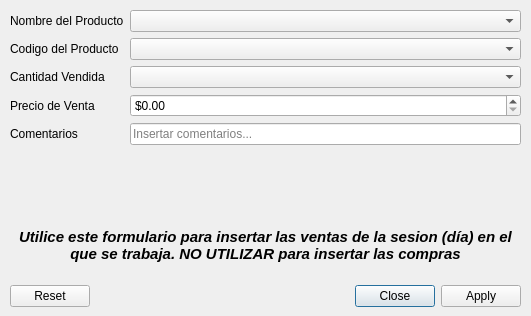
<?xml version="1.0" encoding="UTF-8"?>
<ui version="4.0">
 <class>Dialog_sales_form</class>
 <widget class="QDialog" name="Dialog_sales_form">
  <property name="windowModality">
   <enum>Qt::ApplicationModal</enum>
  </property>
  <property name="geometry">
   <rect>
    <x>0</x>
    <y>0</y>
    <width>531</width>
    <height>316</height>
   </rect>
  </property>
  <property name="windowTitle">
   <string>Formulario de Ventas</string>
  </property>
  <property name="windowIcon">
   <iconset>
    <normaloff>icon.png</normaloff>icon.png</iconset>
  </property>
  <property name="modal">
   <bool>false</bool>
  </property>
  <widget class="QDialogButtonBox" name="buttonBox">
   <property name="geometry">
    <rect>
     <x>10</x>
     <y>280</y>
     <width>511</width>
     <height>32</height>
    </rect>
   </property>
   <property name="orientation">
    <enum>Qt::Horizontal</enum>
   </property>
   <property name="standardButtons">
    <set>QDialogButtonBox::Apply|QDialogButtonBox::Close|QDialogButtonBox::Reset</set>
   </property>
  </widget>
  <widget class="QWidget" name="verticalLayoutWidget_5">
   <property name="geometry">
    <rect>
     <x>10</x>
     <y>10</y>
     <width>511</width>
     <height>261</height>
    </rect>
   </property>
   <layout class="QVBoxLayout" name="verticalLayout_5">
    <item>
     <layout class="QFormLayout" name="formLayout_sales">
      <item row="0" column="0">
       <widget class="QLabel" name="nombreDelProductoLabel">
        <property name="text">
         <string>Nombre del Producto</string>
        </property>
       </widget>
      </item>
      <item row="0" column="1">
       <widget class="QComboBox" name="nombreDelProductoComboBox">
        <property name="duplicatesEnabled">
         <bool>true</bool>
        </property>
       </widget>
      </item>
      <item row="1" column="0">
       <widget class="QLabel" name="codigoDelProductoLabel">
        <property name="text">
         <string>Codigo del Producto</string>
        </property>
       </widget>
      </item>
      <item row="1" column="1">
       <widget class="QComboBox" name="codigoDelProductoComboBox">
        <property name="duplicatesEnabled">
         <bool>true</bool>
        </property>
       </widget>
      </item>
      <item row="2" column="0">
       <widget class="QLabel" name="cantidadVendidaLabel">
        <property name="text">
         <string>Cantidad Vendida</string>
        </property>
       </widget>
      </item>
      <item row="3" column="0">
       <widget class="QLabel" name="precioDeVentaLabel">
        <property name="text">
         <string>Precio de Venta</string>
        </property>
       </widget>
      </item>
      <item row="3" column="1">
       <widget class="QDoubleSpinBox" name="precioDeVentaDoubleSpinBox">
        <property name="toolTip">
         <string>&lt;html&gt;&lt;head/&gt;&lt;body&gt;&lt;p&gt;Escriba aqui el &lt;span style=&quot; font-weight:600;&quot;&gt;precio de venta total&lt;/span&gt; recibido por la cantidad de articulos de la entrada&lt;/p&gt;&lt;/body&gt;&lt;/html&gt;</string>
        </property>
        <property name="toolTipDuration">
         <number>3</number>
        </property>
        <property name="alignment">
         <set>Qt::AlignBottom|Qt::AlignLeading|Qt::AlignLeft</set>
        </property>
        <property name="showGroupSeparator" stdset="0">
         <bool>true</bool>
        </property>
        <property name="prefix">
         <string>$</string>
        </property>
        <property name="maximum">
         <double>1000000.000000000000000</double>
        </property>
       </widget>
      </item>
      <item row="4" column="0">
       <widget class="QLabel" name="comentariosLabel">
        <property name="text">
         <string>Comentarios</string>
        </property>
       </widget>
      </item>
      <item row="4" column="1">
       <widget class="QLineEdit" name="comentariosLineEdit">
        <property name="placeholderText">
         <string>Insertar comentarios...</string>
        </property>
        <property name="clearButtonEnabled">
         <bool>false</bool>
        </property>
       </widget>
      </item>
      <item row="2" column="1">
       <widget class="QComboBox" name="cantidadVendidaComboBox"/>
      </item>
     </layout>
    </item>
    <item>
     <widget class="QLabel" name="label_5">
      <property name="enabled">
       <bool>true</bool>
      </property>
      <property name="sizePolicy">
       <sizepolicy hsizetype="Preferred" vsizetype="Fixed">
        <horstretch>0</horstretch>
        <verstretch>0</verstretch>
       </sizepolicy>
      </property>
      <property name="font">
       <font>
        <pointsize>11</pointsize>
        <weight>75</weight>
        <italic>true</italic>
        <bold>true</bold>
        <stylestrategy>PreferDefault</stylestrategy>
       </font>
      </property>
      <property name="text">
       <string>Utilice este formulario para insertar las ventas de la sesion (día) en el que se trabaja. NO UTILIZAR para insertar las compras</string>
      </property>
      <property name="alignment">
       <set>Qt::AlignCenter</set>
      </property>
      <property name="wordWrap">
       <bool>true</bool>
      </property>
     </widget>
    </item>
   </layout>
  </widget>
 </widget>
 <resources/>
 <connections>
  <connection>
   <sender>buttonBox</sender>
   <signal>accepted()</signal>
   <receiver>Dialog_sales_form</receiver>
   <slot>accept()</slot>
   <hints>
    <hint type="sourcelabel">
     <x>248</x>
     <y>254</y>
    </hint>
    <hint type="destinationlabel">
     <x>157</x>
     <y>274</y>
    </hint>
   </hints>
  </connection>
  <connection>
   <sender>buttonBox</sender>
   <signal>rejected()</signal>
   <receiver>Dialog_sales_form</receiver>
   <slot>reject()</slot>
   <hints>
    <hint type="sourcelabel">
     <x>316</x>
     <y>260</y>
    </hint>
    <hint type="destinationlabel">
     <x>286</x>
     <y>274</y>
    </hint>
   </hints>
  </connection>
 </connections>
</ui>
